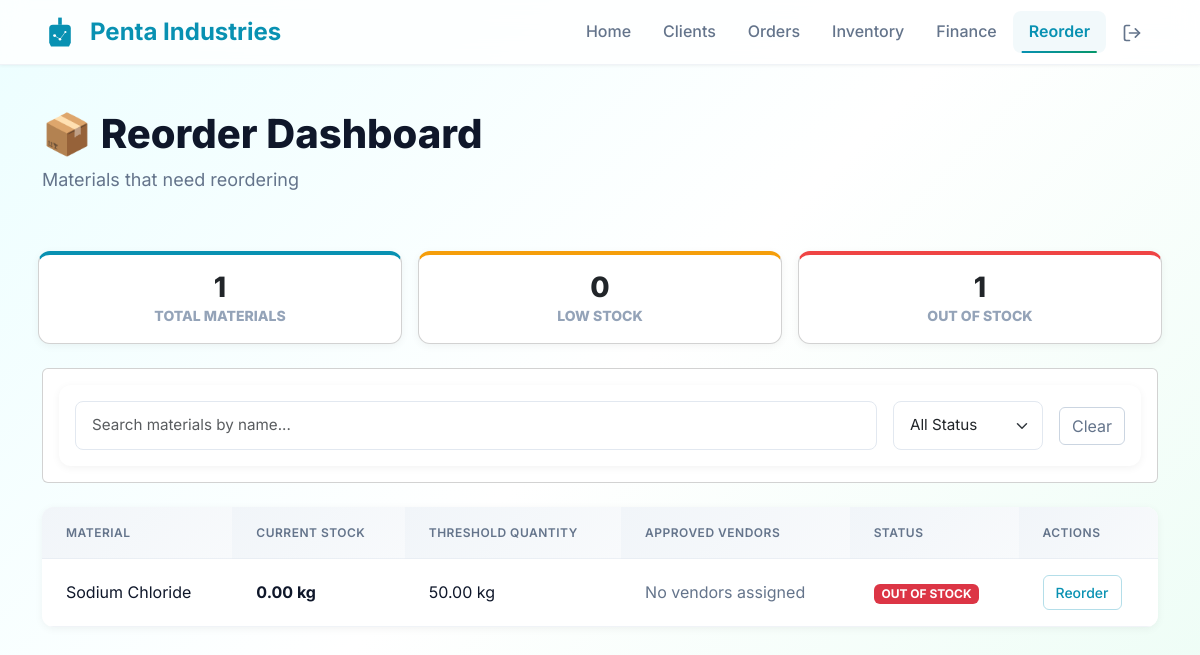
The page /reorder/ (signed in) on the database its author committed.
### core/models.py (models this page shows, shortened)
class Material(models.Model):
    name = models.CharField(max_length=200)
    description = models.TextField(blank=True)
    reorder_level = models.DecimalField(max_digits=10, decimal_places=2, default=50.00)
    quantity = models.DecimalField(max_digits=10, decimal_places=2)
    unit = models.CharField(max_length=20, default='kg')
    max_quantity = models.DecimalField(max_digits=10, decimal_places=2, default=1000.00)
    threshold = models.DecimalField(max_digits=10, decimal_places=2, default=100.00)
    vendors = models.ManyToManyField('Vendor', related_name='materials', blank=True)
    last_updated = models.DateField(auto_now=True)  # ← Use DateField, not DateTimeField
    created_at = models.DateField(auto_now_add=True)  # ← Use DateField, not DateTimeField

### core/views.py (the view, shortened to what this page needs)
# urls.py: path('reorder/', views.reorder_dashboard, name='reorder_dashboard'),
@login_required
def reorder_dashboard(request):
    search_query = request.GET.get('search', '').strip()
    status_filter = request.GET.get('status','').strip()
    materials = Material.objects.filter(quantity__lte=F('threshold'))
    total_reorder_materials = materials.count()
    low_stock_materials_count = materials.filter(
        quantity__gt=0,
    ).count()
    out_of_stock_materials_count = materials.filter(
        quantity__lte=0
    ).count()
    if search_query:
        materials = materials.filter(
            Q(name__icontains=search_query)
        )
    if status_filter:
        if status_filter == 'out_of_stock':
            materials = materials.filter(quantity__lte=0)
        elif status_filter == 'low_stock':
            materials = materials.filter(quantity__gt=0)
    low_stock_materials = materials.order_by('quantity')
    context = {
        'low_stock_materials': low_stock_materials,
        'title': 'Reorder Dashboard',
        'total_reorder_materials' : total_reorder_materials,
        'low_stock_materials_count' : low_stock_materials_count,
        'out_of_stock_materials_count' : out_of_stock_materials_count,
    }
    return render(request, 'reorder_dashboard.html', context)

### templates/reorder_dashboard.html (shortened to what this page needs)
{% load static %}
<!DOCTYPE html>
<html lang="en">
<head>
  <link href="https://cdn.jsdelivr.net/npm/bootstrap@5.3.2/dist/css/bootstrap.min.css" rel="stylesheet">
  <link href="{% static 'css/order-dashboard.css' %}" rel="stylesheet">
</head>
<body>
  <nav class="navbar navbar-expand-lg navbar-light bg-white border-bottom">
    <div class="container">
      <a class="navbar-brand d-flex align-items-center" href="/">
        <span class="fw-bold">Penta Industries</span>
      </a>
      <div class="navbar-nav ms-auto">
        <a class="nav-link" href="/">Home</a>
        <a class="nav-link" href="/client/">Clients</a>
        <a class="nav-link" href="/order/">Orders</a>
        <a class="nav-link" href="/inventory/">Inventory</a>
        <a class="nav-link" href="/finance/">Finance</a>
        <a class="nav-link active" href="/reorder/">Reorder</a>
        <a class="nav-link" href="{% url 'logout' %}" title="Logout">
</a>
      </div>
    </div>
  </nav>
  <div class="container mt-4">
    <div class="d-flex justify-content-between align-items-center mb-4" style="margin-top: 45px;">
      <div>
        <h2 style="font-weight: 800; font-size: 40px;">📦 Reorder Dashboard</h2>
        <p class="text-muted mb-0" style="font-size: 18px;">Materials that need reordering</p>
      </div>
    </div>
  </div>
<div class="container mt-0 mb-4 summary">
  <div class="row g-3" style="margin-top: 40px;">
    <div class="col-md-4">
      <div class="card text-center p-3" style="border-top: 4px solid #0891b2; border-radius: 12px; box-shadow: 0 2px 8px rgba(0,0,0,0.05);">
        <h3 class="mb-0">{{ total_reorder_materials }}</h3>
        <small class="text-muted">TOTAL MATERIALS</small>
      </div>
    </div>
    <div class="col-md-4">
      <div class="card text-center p-3" style="border-top: 4px solid #f59e0b; border-radius: 12px; box-shadow: 0 2px 8px rgba(0,0,0,0.05);">
        <h3 class="mb-0">{{ low_stock_materials_count }}</h3>
        <small class="text-muted">LOW STOCK</small>
      </div>
    </div>
    <div class="col-md-4">
      <div class="card text-center p-3" style="border-top: 4px solid #ef4444; border-radius: 12px; box-shadow: 0 2px 8px rgba(0,0,0,0.05);">
        <h3 class="mb-0">{{ out_of_stock_materials_count }}</h3>
        <small class="text-muted">OUT OF STOCK</small>
      </div>
    </div>
  </div>
</div>
<div class="container">
  <div class="card mb-4 p-3">
    <form method="get" class="d-flex gap-3 align-items-center flex-wrap">
      <div class="flex-grow-1" style="min-width: 300px;">
        <input type="text" name="search" class="form-control"
               placeholder="Search materials by name..."
               value="{{ request.GET.search }}">
      </div>
      <div style="min-width: 150px;">
        <select name="status" class="form-select" onchange="this.form.submit()">
          <option value="" {% if not request.GET.status %}selected{% endif %}>All Status</option>
        </select>
      </div>
      <div class="col-auto">
        <a href="{% url 'reorder_dashboard' %}" class="btn btn-outline-secondary">Clear</a>
      </div>
    </form>
  </div>
</div>
  <div class="container mb-5">
    <div class="card">
      <div class="table-responsive">
        <table class="table table-hover mb-0">
          <thead>
            <tr>
              <th>Material</th>
              <th>Current Stock</th>
              <th>Threshold Quantity</th>
              <th>Approved Vendors</th>
              <th>Status</th>
              <th>Actions</th>
            </tr>
          </thead>
          <tbody>
            {% for material in low_stock_materials %}
            <tr>
              <td>{{ material.name }}</td>
              <td><strong>{{ material.quantity }} {{ material.unit }}</strong></td>
              <td>{{ material.threshold }} {{ material.unit }}</td>
              <td>
                {% if material.vendors.exists %}
                  {% for vendor in material.vendors.all %}
                    <span class="badge bg-info text-dark">{{ vendor.name }}</span>
                  {% endfor %}
                {% else %}
                  <span class="text-muted">No vendors assigned</span>
                {% endif %}
              </td>
              <td>
                {% if material.quantity <= 0 %}
                  <span class="badge bg-danger">OUT OF STOCK</span>
                {% elif material.quantity <= material.threshold %}
                  <span class="badge bg-warning text-dark">LOW STOCK</span>
                {% endif %}
              </td>
              <td>
                <button type="button" class="btn btn-sm btn-outline-primary"
                        data-bs-toggle="modal"
                        data-bs-target="#reorderModal"
                        data-material-id="{{ material.id }}"
                        data-material-name="{{ material.name }}"
                        data-current-stock="{{ material.quantity }}"
                        data-reorder-level="{{ material.threshold}}">
                  Reorder
                </button>
              </td>
            </tr>
            {% empty %}
            <tr>
              <td colspan="6" class="text-center py-4">
                <h4 class="text-muted">No Results</h4>
              </td>
            </tr>
            {% endfor %}
          </tbody>
        </table>
      </div>
    </div>
  </div>
</body>
</html>

### static/css/order-dashboard.css (style rules this page uses)
:root { --primary: #0891b2; --primary-dark: #0e7490; --secondary: #059669; --danger: #e11d48; --warning: #d97706; --success: #10b981; --success-light: #d1fae5; --error: #ef4444; --error-light: #fee2e2; }
* { box-sizing: border-box; }
html, body { font-family: 'Inter', -apple-system, BlinkMacSystemFont, 'Segoe UI', sans-serif !important; background: linear-gradient(135deg, #ecfeff 0%, #ffffff 50%, #ecfdf5 100%) !important; color: #0f172a !important; line-height: 1.6; min-height: 100vh; margin: 0 !important; padding: 0 !important; }
.navbar { background: rgba(255, 255, 255, 0.8) !important; backdrop-filter: blur(12px) !important; border-bottom: 1px solid rgba(226, 232, 240, 0.5) !important; box-shadow: 0 1px 3px rgba(0, 0, 0, 0.05) !important; padding: 0.5rem 0 !important; }
.navbar-brand { font-weight: 700 !important; color: var(--primary) !important; font-size: 1.5rem; display: flex !important; align-items: center; gap: 0.75rem; }
.navbar-brand svg { width: 36px !important; height: 36px !important; }
.navbar-brand .fw-bold { font-size: 1.5rem !important; color: var(--primary) !important; }
.navbar-nav .nav-link { color: #64748b !important; font-weight: 500; padding: 0.5rem 1rem !important; border-radius: 0.5rem; transition: all 0.2s ease; position: relative; margin-bottom: 0 !important; text-decoration: none !important; }
.navbar-nav .nav-link::after { content: ''; position: absolute; bottom: 0; left: 50%; width: 0; height: 2px; background: linear-gradient(90deg, var(--primary), var(--secondary)); transition: all 0.3s ease; transform: translateX(-50%); }
.navbar-nav .nav-link:hover::after, .navbar-nav .nav-link.active::after { width: 80%; }
.navbar-nav .nav-link.active, .navbar-nav .nav-link:hover { color: var(--primary) !important; background: rgba(8, 145, 182, 0.05) !important; font-weight: 600; }
.container.mt-4 form[method="get"], form[method="get"].d-flex { border: none !important; border-radius: 12px !important; box-shadow: 0 2px 8px rgba(0, 0, 0, 0.05) !important; background: white !important; padding: 1rem !important; }
.form-control { border-radius: 8px !important; border: 1px solid #e2e8f0 !important; padding: 0.75rem 1rem !important; font-size: 0.95rem; }
.form-select { border-radius: 8px !important; border: 1px solid #e2e8f0 !important; padding: 0.75rem 1rem !important; font-size: 0.95rem; }
.container.mb-5 .card { border: none !important; border-radius: 12px !important; box-shadow: 0 2px 8px rgba(0, 0, 0, 0.05) !important; overflow: hidden; background: white !important; margin-bottom: 0; }
.table { margin: 0 !important; }
.container.mb-5 .table thead { background: linear-gradient(135deg, #f1f5f9 0%, #f8fafc 100%) !important; }
.container.mb-5 .table th { background: linear-gradient(135deg, #f1f5f9 0%, #f8fafc 100%) !important; font-weight: 600 !important; text-transform: uppercase; letter-spacing: 0.5px; font-size: 0.75rem; color: #64748b !important; padding: 1rem 1.5rem !important; border-bottom: 1px solid rgba(226, 232, 240, 0.5) !important; font-family: inherit; }
.container.mb-5 .table td { padding: 1rem 1.5rem !important; border-bottom: 1px solid rgba(226, 232, 240, 0.5) !important; vertical-align: middle; color: #0f172a; font-family: inherit; }
.container.mb-5 .table tbody tr { transition: background-color 0.2s ease; }
.btn-outline-primary { border-color: rgba(8, 145, 182, 0.3) !important; color: var(--primary) !important; font-weight: 500 !important; border-radius: 0.375rem !important; }
.btn-outline-secondary { border-color: #cbd5e1 !important; color: #64748b !important; border-radius: 0.375rem !important; }
.btn-sm { padding: 0.375rem 0.75rem !important; font-size: 0.875rem !important; }
.text-muted { color: #64748b !important; }
small.text-muted { color: #94a3b8 !important; }
strong { color: #0f172a !important; }
.d-flex { display: flex !important; }
.align-items-center { align-items: center !important; }
.justify-content-between { justify-content: space-between !important; }
.mb-0 { margin-bottom: 0 !important; }
.mt-4 { margin-top: 1.5rem !important; }
.mb-5 { margin-bottom: 3rem !important; }
.text-center { text-align: center !important; }
.row { display: flex; flex-wrap: wrap; margin: 0 -0.75rem; }

### templates/reorder_dashboard.html (style rules this page uses)
.summary h3, .summary .text-muted { font-weight: 800 !important; }

### rows shown on the page
Material: name "Sodium Chloride", quantity "0.00", unit "kg", threshold "50.00", shows "No vendors assigned", shows "OUT OF STOCK"

### other values the page prints
{{ total_reorder_materials }} "1"
{{ low_stock_materials_count }} "0"
{{ out_of_stock_materials_count }} "1"
